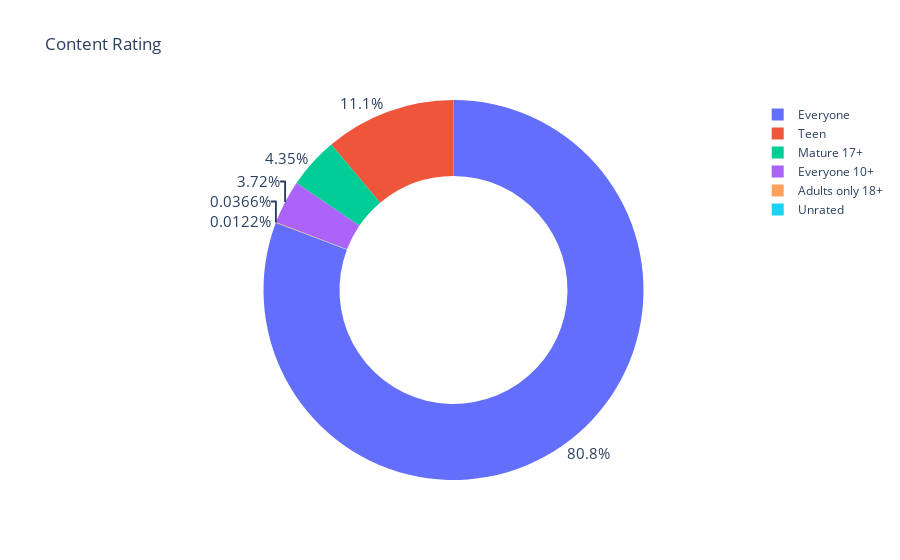

Notebook source saved alongside this figure:
### Code cell
# Donut version
fig = px.pie(
    labels=ratings.index, 
    values=ratings.values,
    title='Content Rating',
    names=ratings.index,
    hole=0.6
)

# In plotly, 'traces' are graphical markers on a figureabs
fig.update_traces(
    textposition='outside', 
    textinfo='percent',
    textfont_size=15
)

fig.show()

### Figure 1 — Plotly figure (JSON) as saved in the notebook; plotly's stock layout.template omitted (floating-point values rounded to 4 significant figures)
{"data": [{"domain": {"x": [0, 1], "y": [0, 1]}, "hole": 0.6, "hovertemplate": "label=%{label}<br>value=%{value}<extra></extra>", "labels": ["Everyone", "Teen", "Mature 17+", "Everyone 10+", "Adults only 18+", "Unrated"], "legendgroup": "", "name": "", "showlegend": true, "textfont": {"size": 15}, "textinfo": "percent", "textposition": "outside", "type": "pie", "values": [6621, 912, 357, 305, 3, 1]}], "layout": {"autosize": true, "legend": {"tracegroupgap": 0}, "title": {"text": "Content Rating"}}}
